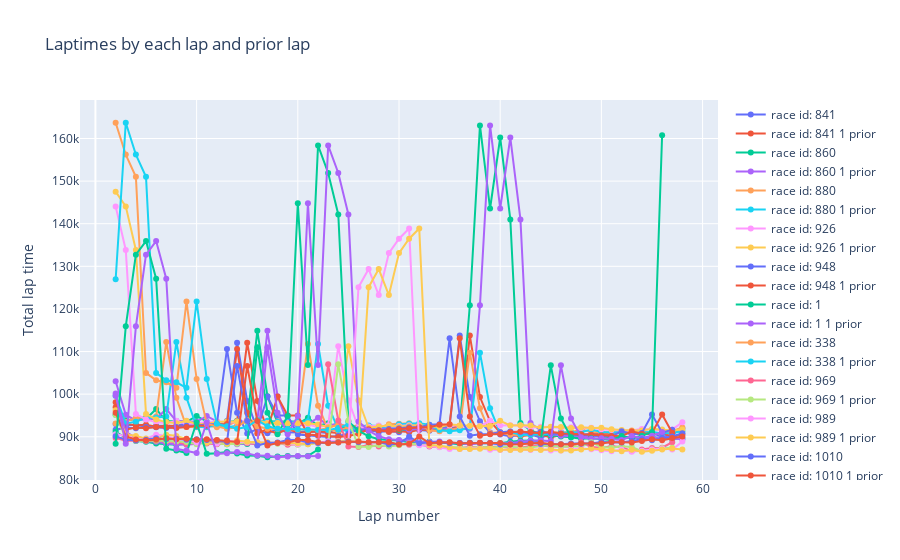

Write notebook code for a chart like this one.
### Code cell
fig = go.Figure()

for race_id in list_race_id:

    lap_times_race = engineered_lap_times_df[
        engineered_lap_times_df["raceId"] == race_id
    ]

    fig.add_trace(
        go.Scatter(
            x=lap_times_race["lap"],
            y=lap_times_race["milliseconds"],
            mode="lines+markers",
            name=f"race id: {race_id}",
        )
    )

    fig.add_trace(
        go.Scatter(
            x=lap_times_race["lap"],
            y=lap_times_race["milliseconds_1_prior"],
            mode="lines+markers",
            name=f"race id: {race_id} 1 prior",
        )
    )

    fig.update_layout(
        title="Laptimes by each lap and prior lap",
        xaxis_title="Lap number",
        yaxis_title="Total lap time",
    )
fig.show()
